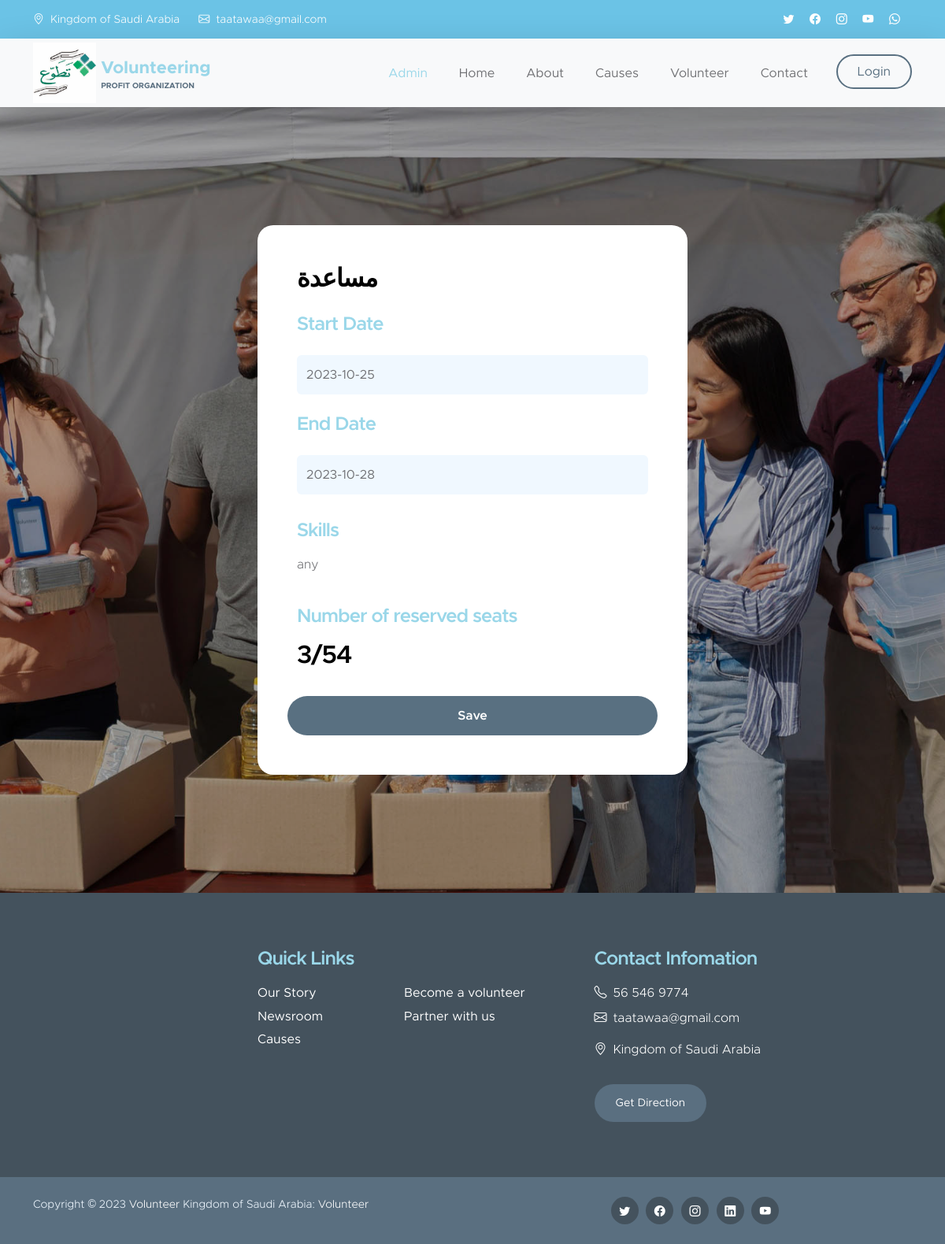
Screenshot of /volunteering.php?id=10 with the database file from the repository.
### tables this page shows
CREATE TABLE `volunteering_categories` (
  `id` int(11) NOT NULL,
  `name` text DEFAULT NULL,
  `start_date` date DEFAULT NULL,
  `end_date` date DEFAULT NULL,
  `seats_number` int(11) DEFAULT 0,
  `seats_reserved` int(11) DEFAULT 0,
  `skills` text DEFAULT '',
  `hours_number` int(11) DEFAULT 0,
  `user_id` int(11) NOT NULL,
  `img_url` text DEFAULT ''
);

### volunteering.php (the view, shortened to what this page needs)
<?php
include "header.inc";
$id = $_GET['id'];
$sql = "select * from volunteering_categories where  id = $id";
$re = $con->query($sql);
$row = $re->fetch_assoc();
$ava = $row['seats_reserved'] < $row['seats_number'];
?>
<main>
    <section class="donate-section">
        <div class="container">
            <div class="row">
                <div class="col-lg-6 col-12 mx-auto">
                    <form class="custom-form donate-form" action="volunteering_save.php" method="post" role="form">
                        <h3 class="mb-4"><?= $row['name'] ?></h3>
                        <div class="row">
                            <div class="col-lg-12 col-12">
                                <h5 class="mb-3">Start Date</h5>
                            </div>
                            <div class="col-lg-12 col-12 mt-2">
                                <input type="text" name="sd" id="sd" class="form-control" placeholder="Start Date" readonly value="<?= $row['start_date'] ?>">
                            </div>
                            <div class="col-lg-12 col-12 mt-4">
                                <h5 class="mb-3">End Date</h5>
                            </div>
                            <div class="col-lg-12 col-12 mt-2">
                                <input type="text" name="ed" id="ed" class="form-control" placeholder="End Date" readonly value="<?= $row['end_date'] ?>">
                            </div>
                            <div class="col-lg-12 col-12 mt-4">
                                <h5 class="mt-2 mb-3">Skills</h5>
                            </div>
                            <div class="col-lg-12 col-12 form-check-group">
                                <p>
                                    <?= $row['skills'] ?>
                                </p>
                            </div>
                            <div class="col-lg-12 col-12">
                                <h5 class="mt-1">Number of reserved seats</h5>
                            </div>
                            <div class="col-lg-12 col-12 mt-2">
                                <h3><?= $row['seats_reserved'] ?>/<?= $row['seats_number'] ?></h3>
                            </div>
                            <?php if ($ava) {
                            ?>
                                <button type="submit" class="form-control mt-4">Save</button>
                            <?php
                            } else {
                            ?>
                                <button class="form-control mt-4" disabled>Save</button>
                            <?php
                            } ?>
                        </div>
                </div>
            </div>
        </div>
    </section>
</main>
<?php
include "footer.inc";
?>

### css/templatemo-kind-heart-charity.css (style rules this page uses)
:root { --white-color: #ffffff; --primary-color: #9ad7e9; --secondary-color: #5a6f80; --section-bg-color: #f0f8ff; --site-footer-bg-color: #44525d; --custom-btn-bg-color: #597081; --custom-btn-bg-hover-color: #9ad7e9; --dark-color: #000000; --p-color: #717275; --border-color: #e9eaeb; --body-font-family: 'Metropolis', sans-serif; --h1-font-size: 52px; --h2-font-size: 46px; --h3-font-size: 32px; --h4-font-size: 28px; --h5-font-size: 24px; --h6-font-size: 22px; --p-font-size: 16px; --btn-font-size: 18px; --copyright-font-size: 14px; --border-radius-large: 100px; --border-radius-medium: 20px; --border-radius-small: 10px; --font-weight-light: 300; --font-weight-normal: 400; --font-weight-semibold: 600; --font-weight-bold: 700; }
body { background-color: var(--white-color); font-family: var(--body-font-family); }
h2, h3, h4, h5, h6 { color: var(--dark-color); }
h1, h2, h3, h4, h5, h6 { font-weight: var(--font-weight-semibold); letter-spacing: -1px; }
h3 { font-size: var(--h3-font-size); }
h5 { color: var(--primary-color); font-size: var(--h5-font-size); }
p { color: var(--p-color); font-size: var(--p-font-size); font-weight: var(--font-weight-light); }
a, button { touch-action: manipulation; transition: all 0.3s; }
.section-overlay + .container { position: relative; }
.donate-section { background-image: url('../images/different-people-doing-volunteer-work.jpg'); background-repeat: no-repeat; background-position: center; background-size: cover; position: relative; padding-top: 150px; padding-bottom: 150px; }
.donate-form { background: var(--white-color); border-radius: var(--border-radius-medium); position: relative; overflow: hidden; padding: 50px; }
.custom-form .form-control, .input-group-file { background-color: var(--section-bg-color); box-shadow: none; border: 0; color: var(--p-color); margin-bottom: 24px; padding-top: 13px; padding-bottom: 13px; outline: none; }
.custom-form .form-check-group { margin-bottom: 20px; }
.custom-form button[type="submit"] { background: var(--custom-btn-bg-color); border: none; border-radius: var(--border-radius-large); color: var(--white-color); font-size: var(--p-font-size); font-weight: var(--font-weight-semibold); transition: all 0.3s; margin-bottom: 0; }
.donate-form .form-control { margin-bottom: 0; }

### rows the page displays
volunteering_categories: name "مساعدة", sd "2023-10-25", ed "2023-10-28", skills "any", seats_reserved "3", seats_number "54"
